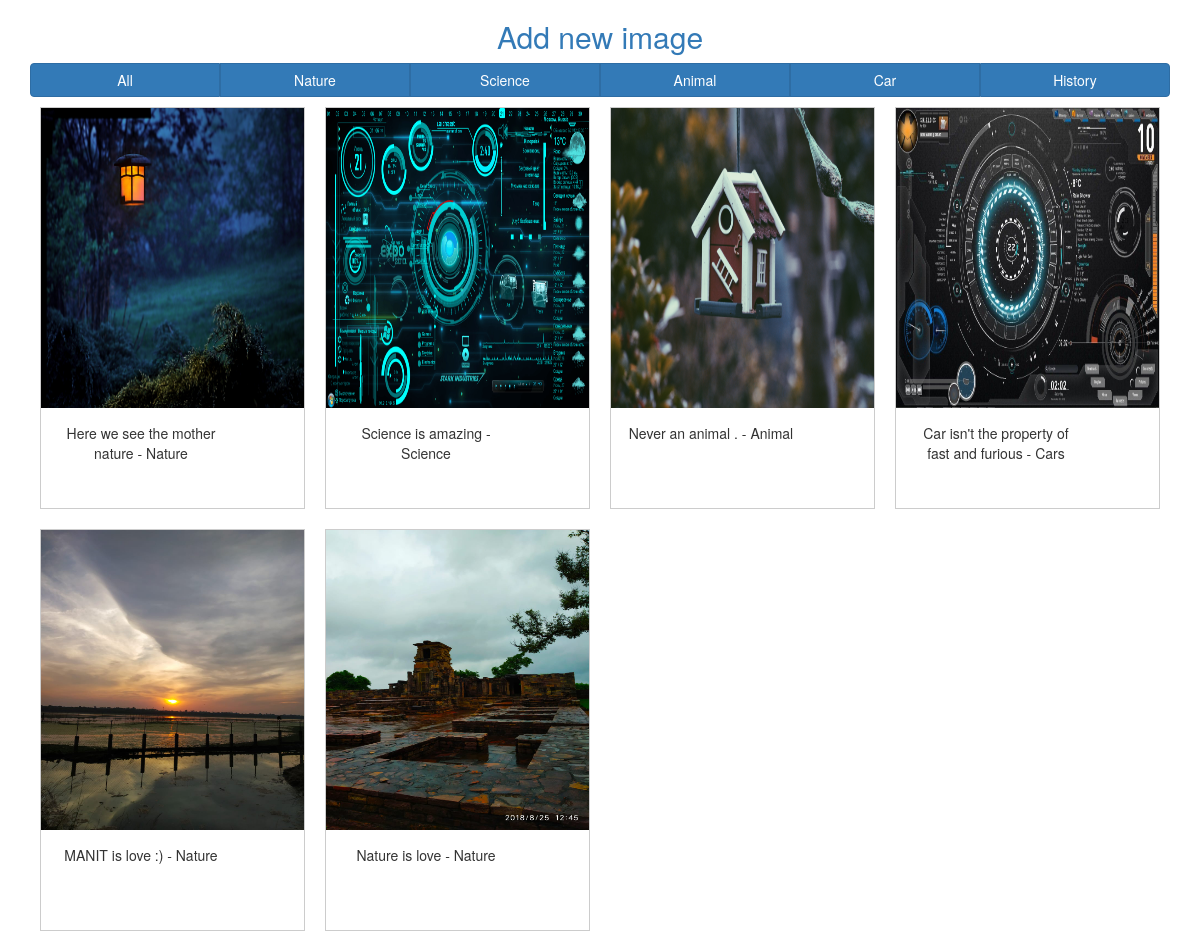
The page / on the database its author committed.
### Gallery/models.py (models this page shows, shortened)
class Image(models.Model):
    title=models.TextField(max_length=20,null=True,blank=True)
    tags=models.ForeignKey(Image_Tags,on_delete=models.SET_NULL,null=True,blank=True)
    image=models.ImageField(null=True,upload_to='Upload/',blank=True)
    description=models.TextField(max_length=100,null=True,blank=True)

class Image_Tags(models.Model):
    tags=models.CharField(max_length=10,null=True,blank=True)
    def __str__(self):
        if self.tags:
              return self.tags
        return 'No Tag'

### Gallery/views.py (the view)
# urls.py: 2. Add a URL to urlpatterns:  path('', Home.as_view(), name='home')
def Home(request):
    dict = {"images": Image.objects.all()}
    return render(request, "index.html", dict)

### Gallery/templates/index.html (shortened to what this page needs)
<!DOCTYPE html>
<html>
<head>
  <link rel="stylesheet" href="https://maxcdn.bootstrapcdn.com/bootstrap/3.4.1/css/bootstrap.min.css">
  <link rel="stylesheet" href="https://cdnjs.cloudflare.com/ajax/libs/font-awesome/4.7.0/css/font-awesome.min.css">
</head>
<body>
<div class="container">
<center><h2><a href="{% url 'addImages' %}">Add new image</a></h2></center>
<div class="btn-group btn-group-justified">
    <a  href="{% url 'show_filter' 'All' %}" class="btn btn-primary">All</a>
    <a  href="{% url 'show_filter' 'Nature' %}" class="btn btn-primary">Nature</a>
    <a  href="{% url 'show_filter' 'Science' %}" class="btn btn-primary">Science</a>
    <a  href="{% url 'show_filter' 'Animal' %}" class="btn btn-primary">Animal</a>
    <a  href="{% url 'show_filter' 'Cars' %}" class="btn btn-primary">Car</a>
    <a  href="{% url 'show_filter' 'History' %}" class="btn btn-primary">History</a>
  </div>
{% if status == 'Nature' %}
{% for image in images %}
<div class="responsive" style="padding:10px;">
  <div class="gallery">
    <a href="{% url 'openImage' image.id %}">
      <img src="{{image.image.url}}" alt="image" width="550" height="300">
    </a>
    <div class="desc">{{image.description}} - {{image.tags}}</div>
  </div>
</div>
{% endfor %}
{% else %}
    {% for image in images %}
<div class="responsive" style="padding:10px;">
  <div class="gallery">
    <a href="{% url 'openImage' image.id %}">
      <img src="{{image.image.url}}" alt="image" width="550" height="300">
    </a>
    <div class="desc">{{image.description}} - {{image.tags}}</div>
  </div>
</div>
{% endfor %}
    {% endif %}
<div class="clearfix"></div>
</div>
</body>
</html>

### Gallery/templates/index.html (style rules this page uses)
div.gallery { border: 1px solid #ccc; }
div.gallery img { width: 100%; }
div.desc { padding: 15px; text-align: center; height:100px; width:200px; }
* { box-sizing: border-box; }
.responsive { padding: 0 6px; float: left; width: 24.99999%; }
.clearfix:after { content: ""; display: table; clear: both; }

### rows shown on the page
Image: image (picture), description "Here we see the mother nature", tags "Nature"
Image: image (picture), description "Science is amazing", tags "Science"
Image: image (picture), description "Never an animal .", tags "Animal"
Image: image (picture), description "Car isn't the property of fast and furious", tags "Cars"
Image: image (picture), description "MANIT is love :)", tags "Nature"
Image: image (picture), description "Nature is love", tags "Nature"
